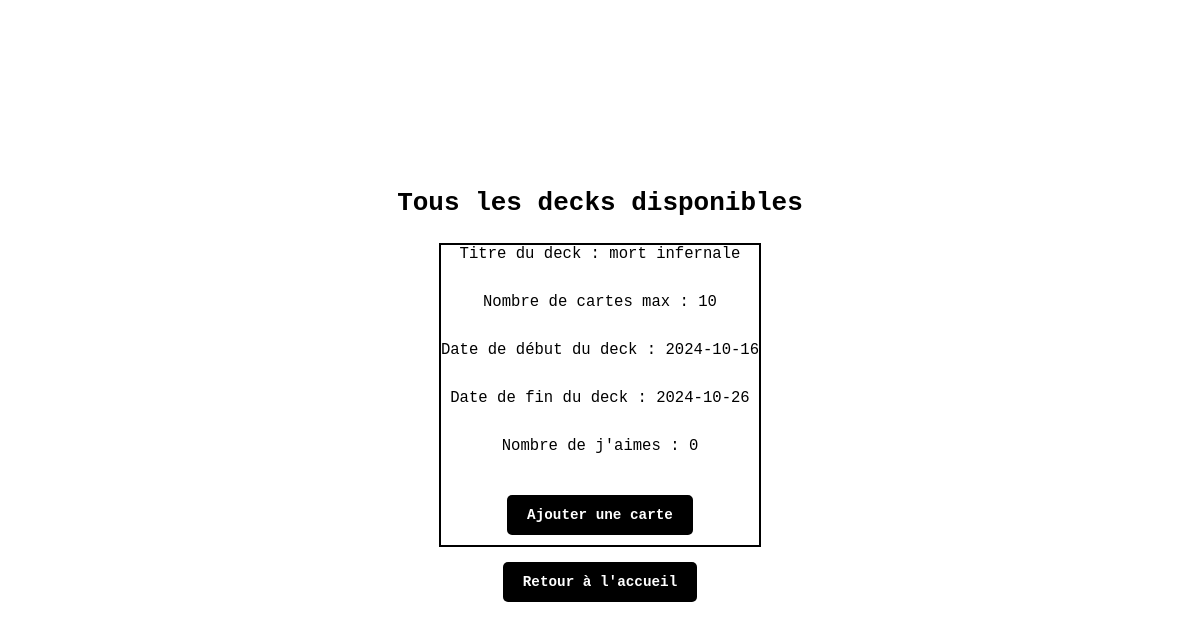
The app's page /public/index.php?action=afficherTousLesDecks, older data.
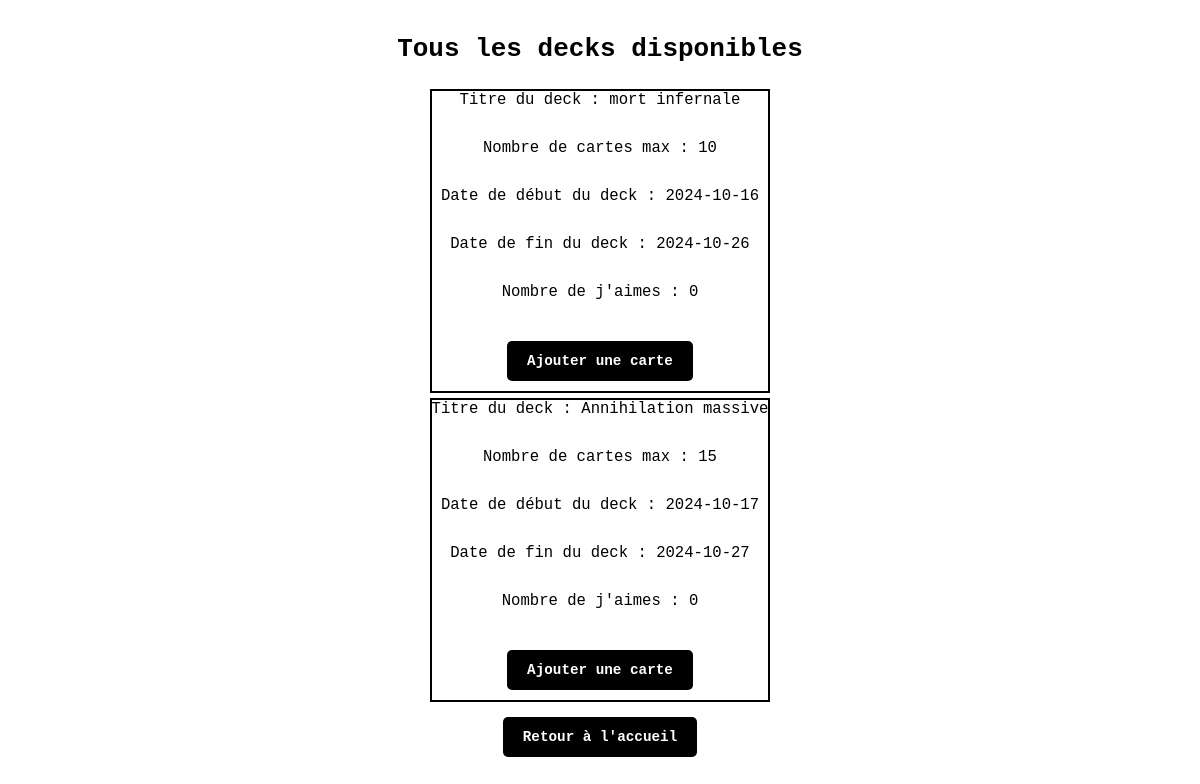
The same page, newer data.
### tables this page shows
CREATE TABLE `deck` (
  `id_deck` int(11) NOT NULL,
  `titre_deck` varchar(255) NOT NULL,
  `date_debut_deck` date NOT NULL,
  `date_fin_deck` date NOT NULL,
  `nb_cartes` int(11) NOT NULL,
  `nb_jaime` int(11) DEFAULT 0
);

### controllers/DeckController.php (called while the page is built, shortened)
<?php
require_once './../models/Deck.php';
class DeckController {
    private $deckModel;
    public function __construct($db) {
        $this->deckModel = new Deck($db);
    }
    public function afficherTousLesDecks() {
    $decks = $this->deckModel->obtenirTousLesDecks();
    require './../views/deck/afficherTousLesDecks.php';
}
}
?>

### models/Deck.php (called while the page is built, shortened)
<?php
class Deck {
    private $db;
    public function __construct($db) {
        $this->db = $db;
    }
    public function obtenirTousLesDecks() {
        $sql = "SELECT * FROM deck";
        $stmt = $this->db->prepare($sql);
        $stmt->execute();
        return $stmt->fetchAll();
}
}
?>

### views/deck/afficherTousLesDecks.php (the view, shortened to what this page needs)
<!DOCTYPE html>
<html lang="fr">
<head>
    <link rel="stylesheet" href="./assets/styles/style.css">
</head>
<body>
    <h1>Tous les decks disponibles</h1>
    <?php if (!empty($decks)): ?>
    <ul>
        <?php foreach ($decks as $deck): ?>
        <li class="decks">
            <p>Titre du deck : <?php echo htmlspecialchars($deck['titre_deck']); ?></p>
            <p>Nombre de cartes max : <?php echo htmlspecialchars($deck['nb_cartes']); ?></p>
            <p>Date de début du deck : <?php echo htmlspecialchars($deck['date_debut_deck']); ?></p>
            <p>Date de fin du deck : <?php echo htmlspecialchars($deck['date_fin_deck']); ?></p>
            <p>Nombre de j'aimes : <?php echo htmlspecialchars($deck['nb_jaime']); ?></p>
            <a class="accueil_a" href="index.php?action=creerCarte&id_deck=<?php echo $deck['id_deck']; ?>">Ajouter une carte</a>
        </li>
        <?php endforeach; ?>
    </ul>
    <?php else: ?>
    <p>Aucun deck n'est disponible pour le moment.</p>
    <?php endif; ?>
    <a class="accueil_a" href="index.php?action=accueil">Retour à l'accueil</a>
</body>
</html>

### public/index.php (shortened to what this page needs)
<?php
require_once '../config/config.local.php';
require_once '../controllers/DeckController.php';
if (isset($_GET['action'])) {
    $action = $_GET['action'];
    $deckController = new DeckController($db);
    switch ($action) {
        case 'afficherTousLesDecks':
            $deckController->afficherTousLesDecks();
            break;
    }
}

### public/assets/styles/style.css (style rules this page uses)
* { box-sizing: border-box; margin: 0; padding: 0; scroll-behavior: smooth; font-family: monospace; }
body { font-family: monospace; margin: 0; padding: 0; display: flex; justify-content: center; align-items: center; flex-direction: column; height: 100vh; text-align: center; }
h1 { font-size: 2rem; margin-bottom: 20px; }
p { font-size: 1.2rem; margin-bottom: 30px; }
a, #carte_form button, #deck_form button { display: inline-block; margin: 10px 0; padding: 12px 20px; font-size: 1.1rem; font-weight: bold; color: #fff; text-decoration: none; border-radius: 5px; transition: background-color 0.3s ease; background-color: black; }
ul, li { list-style-type: none; }
.decks { border: 2px solid black; margin: 5px; }

Row changes from the older to the newer data that the page shows:
added deck: titre_deck "Annihilation massive", nb_cartes "15", date_debut_deck "2024-10-17", date_fin_deck "2024-10-27", nb_jaime "0"
